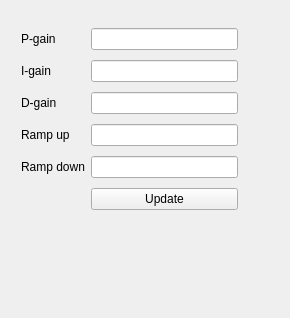
<?xml version="1.0" encoding="UTF-8"?>
<ui version="4.0">
 <class>Form</class>
 <widget class="QWidget" name="Form">
  <property name="geometry">
   <rect>
    <x>0</x>
    <y>0</y>
    <width>290</width>
    <height>318</height>
   </rect>
  </property>
  <property name="windowTitle">
   <string>Form</string>
  </property>
  <widget class="QWidget" name="">
   <property name="geometry">
    <rect>
     <x>21</x>
     <y>24</y>
     <width>217</width>
     <height>194</height>
    </rect>
   </property>
   <layout class="QGridLayout" name="gridLayout">
    <item row="0" column="0">
     <widget class="QLabel" name="label">
      <property name="text">
       <string>P-gain</string>
      </property>
     </widget>
    </item>
    <item row="0" column="1">
     <widget class="QLineEdit" name="lineEdit"/>
    </item>
    <item row="1" column="0">
     <widget class="QLabel" name="label_2">
      <property name="text">
       <string>I-gain</string>
      </property>
     </widget>
    </item>
    <item row="1" column="1">
     <widget class="QLineEdit" name="lineEdit_2"/>
    </item>
    <item row="2" column="0">
     <widget class="QLabel" name="label_3">
      <property name="text">
       <string>D-gain</string>
      </property>
     </widget>
    </item>
    <item row="2" column="1">
     <widget class="QLineEdit" name="lineEdit_3"/>
    </item>
    <item row="3" column="0">
     <widget class="QLabel" name="label_4">
      <property name="text">
       <string>Ramp up</string>
      </property>
     </widget>
    </item>
    <item row="3" column="1">
     <widget class="QLineEdit" name="lineEdit_4"/>
    </item>
    <item row="4" column="0">
     <widget class="QLabel" name="label_5">
      <property name="text">
       <string>Ramp down</string>
      </property>
     </widget>
    </item>
    <item row="4" column="1">
     <widget class="QLineEdit" name="lineEdit_5"/>
    </item>
    <item row="5" column="1">
     <widget class="QPushButton" name="pushButton">
      <property name="text">
       <string>Update</string>
      </property>
     </widget>
    </item>
   </layout>
  </widget>
 </widget>
 <resources/>
 <connections/>
</ui>
